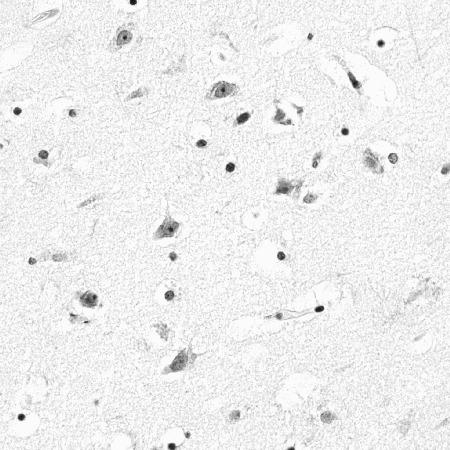
#> input picture input.jpg, 450 x 450 px
$ python cellsegmentation.py
#> lines starting #> are read from the running program, lines starting #| are printed output that depends on the picture; after the words box and inside, x2 and y2 are one past the last pixel; in counts of white or black regions, pixels touching at a corner belong together
import cv2
import numpy as np

# Loading Input Image
img = cv2.imread('input.jpg', cv2.IMREAD_GRAYSCALE)
#> img is the input picture: shape (450, 450); min 10, max 255, mean 237.2
if img is None:
    print("Error: 'input.jpg' not found in the current directory.")
    exit()

# Thresholding
# Using OTSU to handle light/dark variance; INV because cells are darker than background
_, thresh = cv2.threshold(img, 0, 255, cv2.THRESH_BINARY_INV + cv2.THRESH_OTSU)
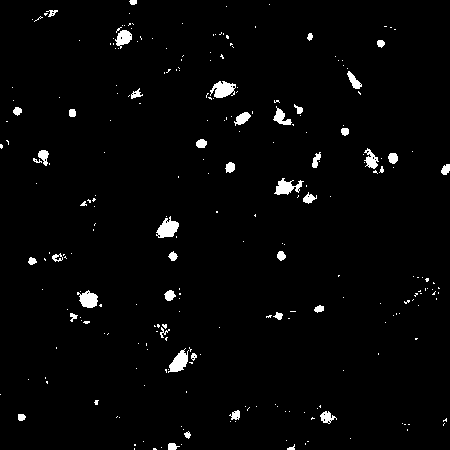
#> thresh: shape (450, 450); 2.3% white; 258 white regions (213 under 20 px), largest, box (x1, y1, x2, y2) and area: (156, 216, 179, 238) 300, (210, 81, 236, 98) 291, (168, 348, 189, 373) 273

# Removing Small Connected Components
min_area = 20
n_labels, labels, stats, centroids = cv2.connectedComponentsWithStats(thresh)
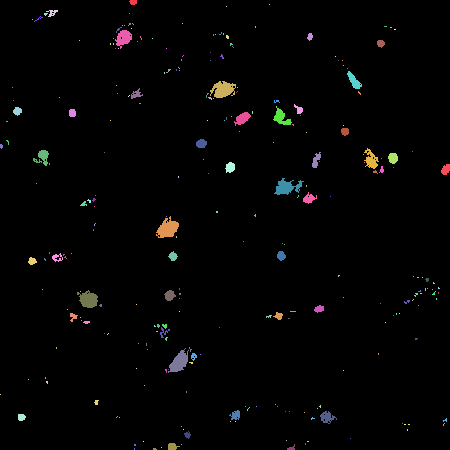
#> labels: shape (450, 450) int32; 259 distinct labels, from 0 to 258; one colour per label, 0 black
#> n_labels = 259; stats = 259 rows, first 6: [0, 0, 450, 450, 197789], [129, 0, 8, 5, 33], [269, 4, 1, 1, 1], [226, 6, 1, 1, 1], [46, 10, 12, 7, 41], [44, 13, 4, 3, 8]; centroids = 259 pairs, first value 0 to 445.4, second value 1.79 to 448.6

# Creating a clean mask
clean_mask = np.zeros(thresh.shape, dtype=np.uint8)
final_data = []

for i in range(1, n_labels):
    area = stats[i, cv2.CC_STAT_AREA]
    if area >= min_area:
        clean_mask[labels == i] = 255
        final_data.append(centroids[i])
#> this loop made 258 passes
#> area on passes 1, 4, 20: 33, 41, 192
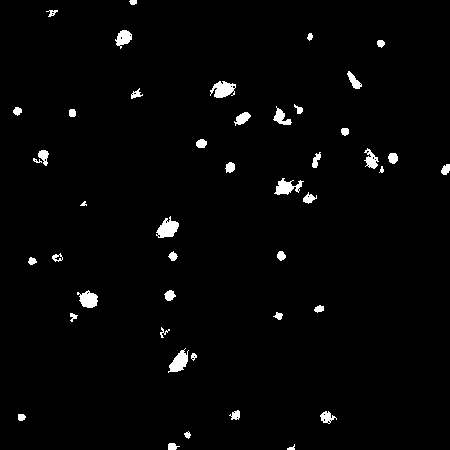
#> clean_mask: shape (450, 450); 2% white; 45 white regions, largest, box (x1, y1, x2, y2) and area: (156, 216, 179, 238) 300, (210, 81, 236, 98) 291, (168, 348, 189, 373) 273
#> after the loop, final_data = 45 pairs, first value 17.04 to 445.4, second value 1.79 to 447.7

# Cell Labeling & Reporting
output_img = cv2.cvtColor(img, cv2.COLOR_GRAY2BGR)
print(f"Total Cells Detected: {len(final_data)}")
#| Total Cells Detected: 45

for idx, (cx, cy) in enumerate(final_data):
    # Converting float centroids to integers for drawing
    center = (int(cx), int(cy))
    # Drawing a small red circle at the centroid and the ID number
    cv2.circle(output_img, center, 3, (0, 0, 255), -1)
    cv2.putText(output_img, str(idx+1), (center[0]+5, center[1]),
                cv2.FONT_HERSHEY_SIMPLEX, 0.4, (255, 0, 0), 1)

    print(f"Cell {idx+1}: Location (x={cx:.2f}, y={cy:.2f})")
#> this loop made 45 passes
#> (cx, cy, center) on passes 1 to 12: (132.8, 1.79, (132, 1)), (51.76, 12.37, (51, 12)), (123.2, 37.7, (123, 37)), (309.6, 36.3, (309, 36)), (380.3, 43.04, (380, 43)), (353.7, 80.59, (353, 80)), (222.7, 89.16, (222, 89)), (135.9, 93.9, (135, 93)), (298.5, 109.1, (298, 109)), (17.04, 110.7, (17, 110)), (281, 117.3, (281, 117)), (71.94, 112.5, (71, 112))
#| Cell 1: Location (x=132.82, y=1.79)
#| Cell 2: Location (x=51.76, y=12.37)
#| Cell 3: Location (x=123.16, y=37.70)
#| Cell 4: Location (x=309.61, y=36.30)
#| Cell 5: Location (x=380.33, y=43.04)
#| Cell 6: Location (x=353.68, y=80.59)
#| Cell 7: Location (x=222.66, y=89.16)
#| Cell 8: Location (x=135.85, y=93.90)
#> (further printed lines are left out)
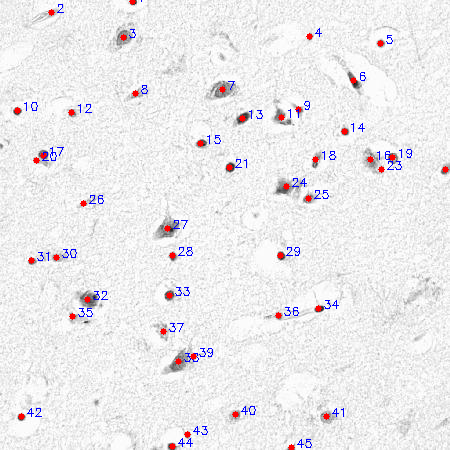
#> output_img: shape (450, 450, 3); 1.38% of pixels changed, all inside (x1, y1, x2, y2) = (14, 0, 449, 450)

# Results
cv2.imwrite('segmented_cells.jpg', output_img)
cv2.imshow('Step C: Filtered Mask', clean_mask)
cv2.imshow('Step D: Labeled Centroids', output_img)
cv2.waitKey(0)
cv2.destroyAllWindows()
